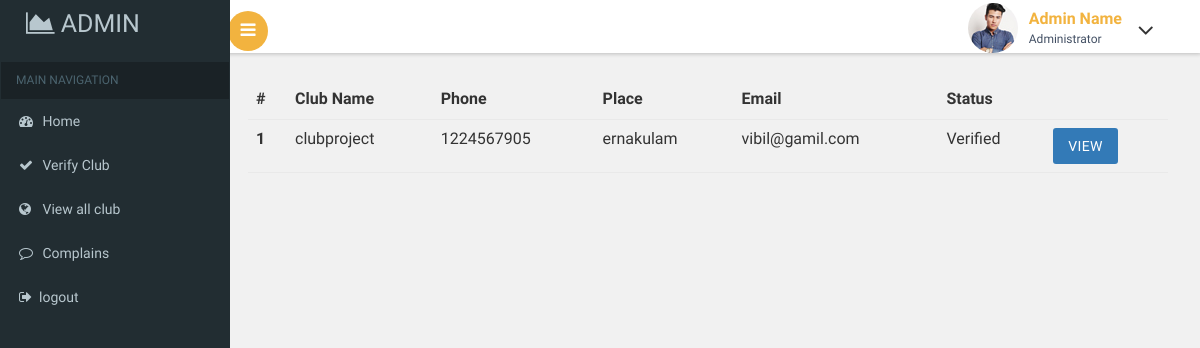
The app's page /Admin/viewallclub.php, older data.
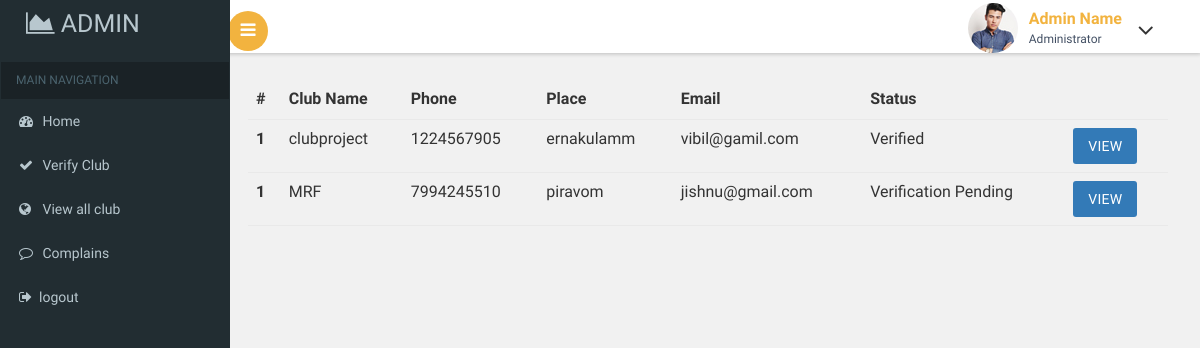
The same page, newer data.
### tables this page shows
CREATE TABLE `club` (
  `userid` int(50) NOT NULL,
  `clubid` int(50) NOT NULL,
  `clubname` varchar(50) NOT NULL,
  `email` varchar(50) NOT NULL,
  `phone` bigint(20) NOT NULL,
  `place` varchar(50) NOT NULL,
  `district` varchar(50) NOT NULL,
  `pincode` int(50) NOT NULL,
  `state` varchar(50) NOT NULL,
  `licence` varchar(50) NOT NULL,
  `admin_status` int(11) NOT NULL
);

### Admin/viewallclub.php (the view, shortened to what this page needs)
<?php
include("header.php");
?>
		<div id="page-wrapper">
			<div class="main-page">
<table class="table">
    <thead>
        <tr>
            <th>#</th>
            <th>Club Name</th>
            <th>Phone</th>
            <th>Place</th>
            <th>Email</th>
            <th>Status</th>
            <th></th>
        </tr>
    </thead>
    <tbody>
    <?php
include("../dbconn.php");
$sql="select * from club";
$res=mysqli_query($conn,$sql);
if(mysqli_num_rows($res)>0){
while($row=mysqli_fetch_assoc($res)){
?>
        <tr>
            <th scope="row">1</th>
            <td><?php echo $row["clubname"]?></td>
            <td><?php echo $row["phone"]?></td>
            <td><?php echo $row["place"]?></td>
            <td><?php echo $row["email"]?></td>
            <td>
                <?php
                if($row["admin_status"]==0){
                    echo "Verification Pending";
                }
                else if($row["admin_status"]==1){
                    echo "Verified";
                }
                else if($row["admin_status"]==2){
                    echo "Rejected";
                }
                ?>
            </td>
            <td>
                <a class="btn btn-primary" href="viewsingleclub.php?clubid=<?php echo $row['clubid']?>">View</a>
            </td>
        </tr>
        <?php
}
}
?>
    </tbody>
</table>
		</div>
		</div>
		</div>
<?php
include("footer.php");
?>

Row changes from the older to the newer data that the page shows:
changed club "clubproject": place "ernakulam" → "ernakulamm"
added club: clubname "MRF", phone "7994245510", place "piravom", email "jishnu@gmail.com", admin_status "Verification Pending"
